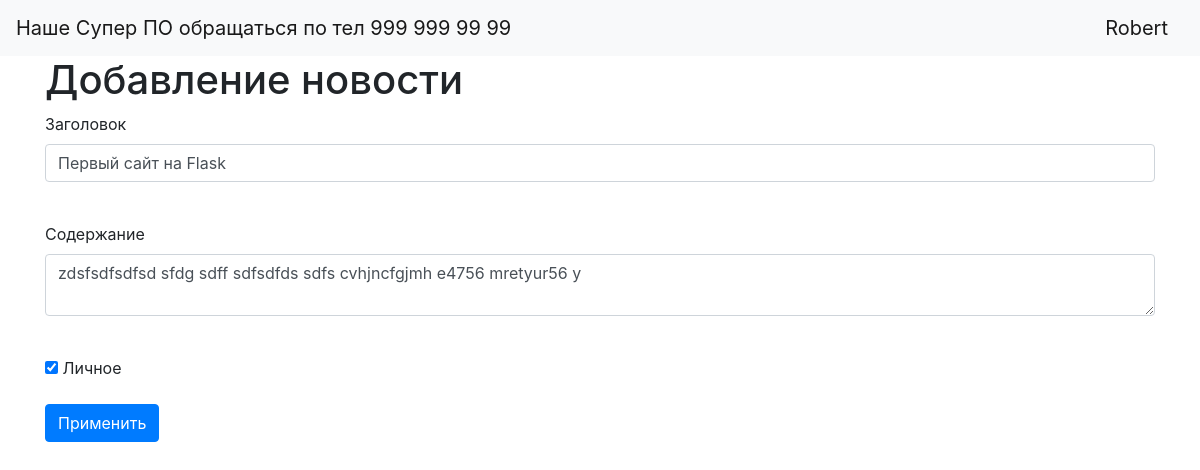
/news/4 (signed in), run on the app's committed database.
### data/users.py (models this page shows, shortened)
class User(SqlAlchemyBase, UserMixin):
    __tablename__ = 'users'
    id = sqlalchemy.Column(sqlalchemy.Integer,
                           primary_key=True, autoincrement=True)
    name = sqlalchemy.Column(sqlalchemy.String, nullable=True)
    about = sqlalchemy.Column(sqlalchemy.String, nullable=True)
    email = sqlalchemy.Column(sqlalchemy.String,
                              index=True, unique=True, nullable=True)
    hashed_password = sqlalchemy.Column(sqlalchemy.String, nullable=True)
    created_date = sqlalchemy.Column(sqlalchemy.DateTime,
                                     default=datetime.datetime.now)
    news = orm.relation("News", back_populates='user')

### data/news.py (models this page shows, shortened)
class News(SqlAlchemyBase):
    __tablename__ = 'news'
    id = sqlalchemy.Column(sqlalchemy.Integer,
                           primary_key=True, autoincrement=True)
    title = sqlalchemy.Column(sqlalchemy.String, nullable=True)
    content = sqlalchemy.Column(sqlalchemy.String, nullable=True)
    created_date = sqlalchemy.Column(sqlalchemy.DateTime,
                                     default=datetime.datetime.now)
    is_private = sqlalchemy.Column(sqlalchemy.Boolean, default=True)
    user_id = sqlalchemy.Column(sqlalchemy.Integer,
                                sqlalchemy.ForeignKey("users.id"))
    user = orm.relation('User')

### main.py (the view, shortened to what this page needs)
@app.route('/news/<int:id>', methods=['GET', 'POST'])
@login_required
def edit_news(id):
    form = NewsForm()
    if request.method == "GET":
        session = db_session.create_session()
        news = session.query(News).filter(News.id == id,
                                          News.user == current_user).first()
        if news:
            form.title.data = news.title
            form.content.data = news.content
            form.is_private.data = news.is_private
        else:
            abort(404)
    return render_template('news.html', title='Редактирование новости', form=form)

### main.py
class NewsForm(FlaskForm):
    title = StringField('Заголовок', validators=[DataRequired()])
    content = TextAreaField("Содержание")
    is_private = BooleanField("Личное")
    submit = SubmitField('Применить')

### data/db_session.py (called while the page is built)
def create_session() -> Session:
    global __factory
    return __factory()

### main.py (called while the page is built)
@login_manager.user_loader
def load_user(user_id):
    session = db_session.create_session()
    return session.query(User).get(user_id)

### templates/news.html (shortened to what this page needs)
{% extends "base.html" %}
{% block content %}
<h1>Добавление новости</h1>
<form action="" method="post">
    <p>
        {{ form.title.label }}<br>
        {{ form.title(class="form-control") }}<br>
    </p>
    <p>
        {{ form.content.label }}<br>
        {{ form.content(class="form-control") }}<br>
    </p>
    <p>{{ form.is_private() }} {{ form.is_private.label }}</p>
    <p>{{ form.submit(type="submit", class="btn btn-primary") }}</p>
</form>
{% endblock %}

### templates/base.html (shortened to what this page needs)
<!doctype html>
<html lang="en">
<head>
    <link rel="stylesheet"
          href="https://stackpath.bootstrapcdn.com/bootstrap/4.4.1/css/bootstrap.min.css"
>
</head>
<body>
<header>
    <nav class="navbar navbar-light bg-light">
        <a class="navbar-brand" href="#">Наше Супер ПО обращаться по тел 999 999 99 99</a>
        {% if current_user.is_authenticated %}
        <a class="navbar-brand" href="/logout">{{ current_user.name }}</a>
        {% else %}
        <p>
        <a class="btn btn-primary " href="/register">Зарегистрироваться</a>
        <a class="btn btn-success" href="/login">Войти</a>
        </p>
{% endif %}
    </nav>
</header>
<main role="main" class="container">
    {% block content %}{% endblock %}
</main>
</body>
</html>

### data on the page
User: name "Robert"
News: title "Первый сайт на Flask", content "zdsfsdfsdfsd sfdg sdff sdfsdfds sdfs cvhjncfgjmh e4756 mretyur56 y", is_private "☑"
